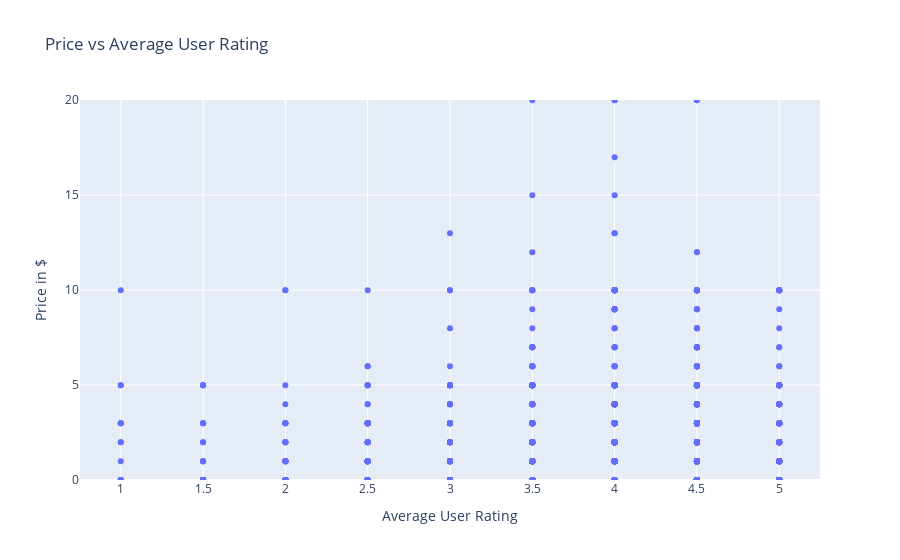

The cell this chart's notebook holds for it:
### Markdown cell above
### <font color=darklimegreen>MOST OF THE APPS PRICES BETWEEN<font color=orange> 0 TO 10 DOLLARS </font></font>


# <font color=cornflowerblue>2.Price vs Average User Rating</font>

### Code cell
import plotly.graph_objects as go
fig = go.Figure(data=go.Scatter(                
                x=data['Average User Rating'],
                y=data['Price'],
                mode='markers'))

fig.update_yaxes(range=[0, 20])

fig.update_layout(title_text='Price vs Average User Rating',
    xaxis_title_text='Average User Rating',
    yaxis_title_text='Price in $',)
fig.show()

### Figure 1 — Plotly figure (JSON) as saved in the notebook; plotly's stock layout.template omitted (floating-point values rounded to 4 significant figures; data arrays with more than 128 entries replaced by an {"elided": "..."} marker saying what was removed)
{"data": [{"mode": "markers", "type": "scatter", "x": {"elided": "17007 str values"}, "y": {"elided": "17007 str values"}}], "layout": {"title": {"text": "Price vs Average User Rating"}, "xaxis": {"title": {"text": "Average User Rating"}}, "yaxis": {"range": [0, 20], "title": {"text": "Price in $"}}}}
